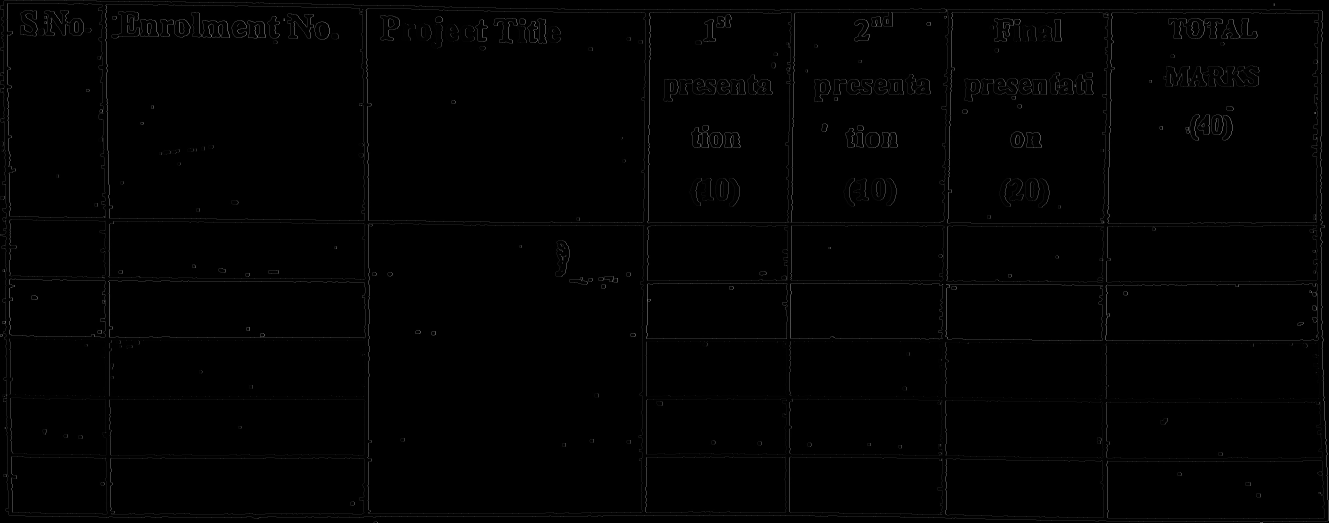
#> input picture code linux/tfi.jpg, 3987 x 1567 px (shown at 1/3 size)
$ python test4b.py   (older library calls are emulated)
#> lines starting #> are read from the running program, lines starting #| are printed output that depends on the picture; after the words box and inside, x2 and y2 are one past the last pixel; in counts of white or black regions, pixels touching at a corner belong together
import cv2
import numpy as np

img = cv2.imread("tfi.jpg")
#> img is the input picture: shape (1567, 3987, 3); min 0, max 255, mean 1.6
gray = cv2.cvtColor(img, cv2.COLOR_BGR2GRAY)
edges = cv2.Sobel(gray,cv2.CV_8U, 0, 1, ksize=5)
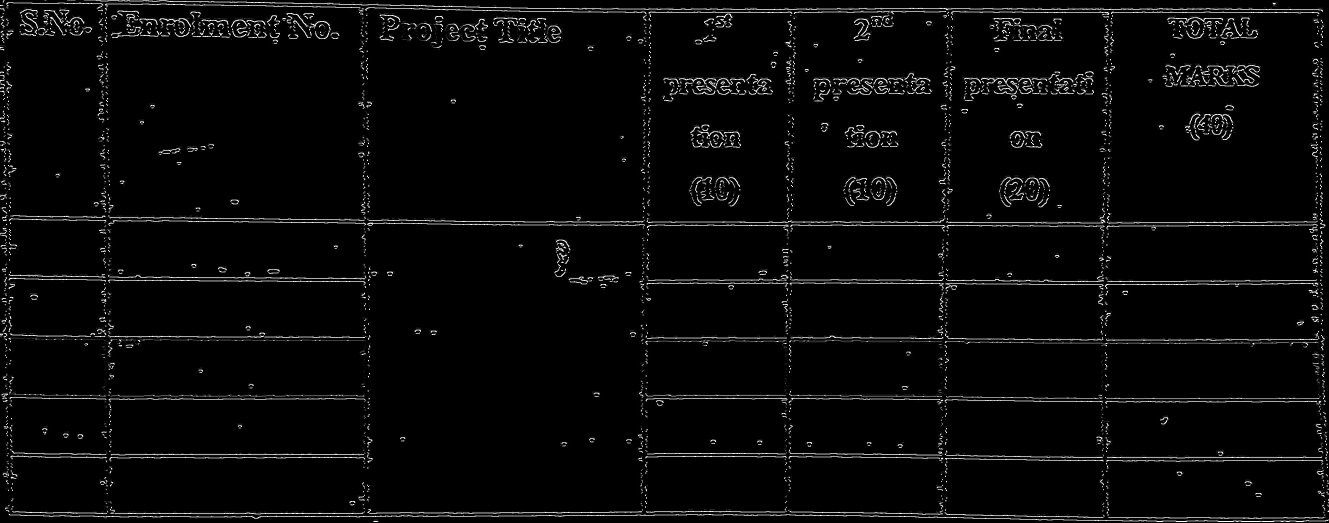
#> edges: shape (1567, 3987) (shown at 1/3 size); min 0, max 255, mean 8.4
cv2.imwrite("edgesh.jpg", edges)
size = (1567, 3987)
bi = edges.copy()
#bi = np.zeros(size, dtype=np.uint8)
for i in xrange(size[0]):
    for j in xrange(size[1]):
        if edges[i][j] > 0:
            bi[i][j] = 255
        else:
            bi[i][j] = 0
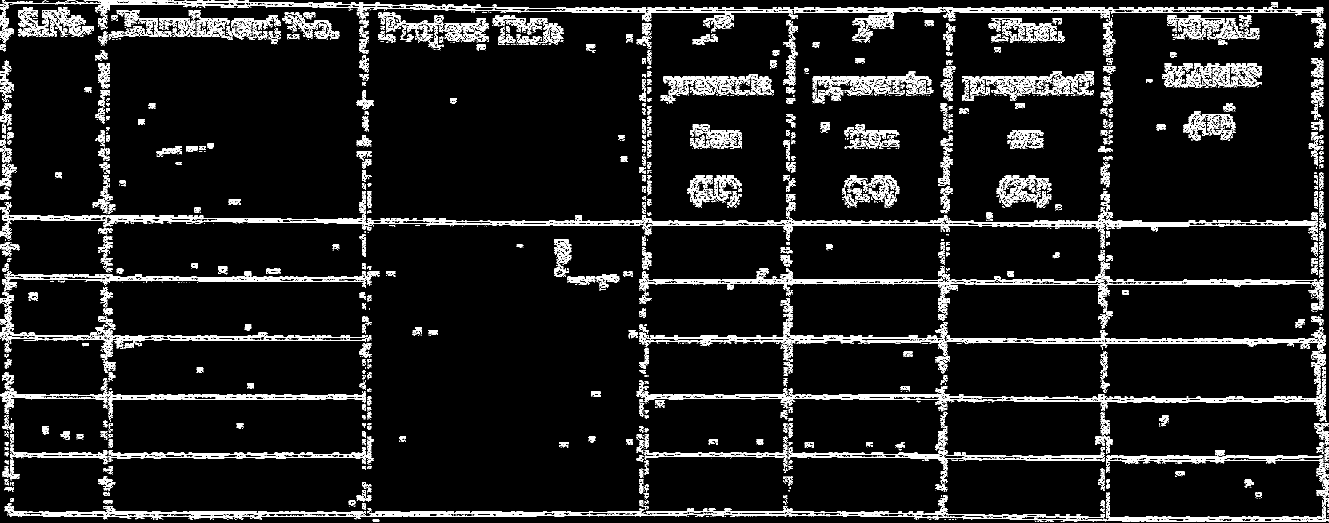
#> bi: shape (1567, 3987) (shown at 1/3 size); 7.6% white; 6557 white regions (4881 under 20 px), largest, box (x1, y1, x2, y2) and area: (251, 1, 3970, 55) 18294, (26, 1538, 3987, 1566) 13526, (1934, 1174, 3978, 1249) 11607

cv2.imwrite("bih.jpg", bi)
th = 400
pos = []
for i in xrange(size[0]):
    longest = 0
    for j in xrange(size[1]-1):
        if bi[i][j+1] == 255:
            longest += 1
        else:
#> (the run stopped early here; a loop or call above may not have finished)
